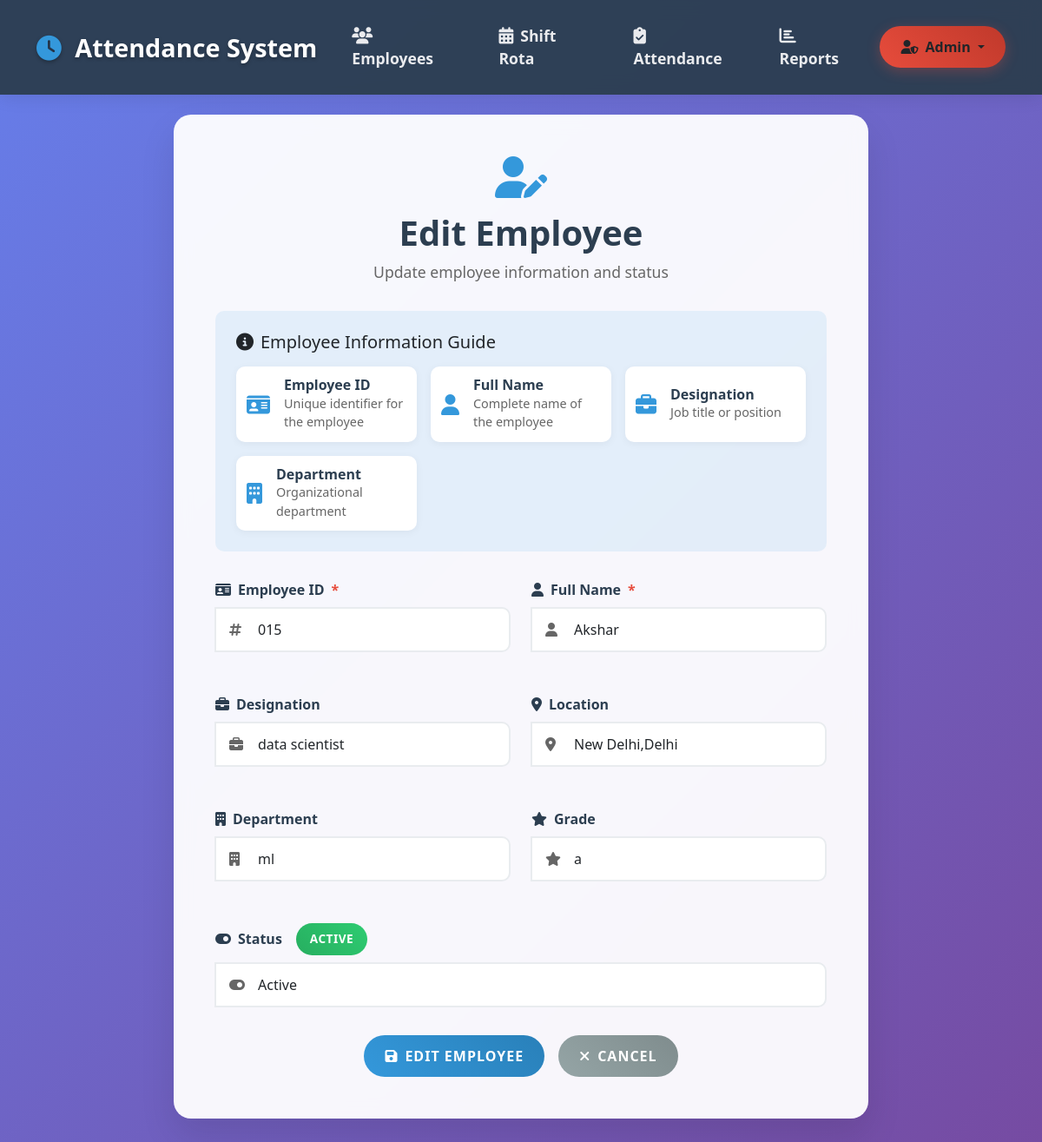
Page /admin/employee/edit/1 (signed in) on the committed database.
### Sarthak-final-main/models.py (models this page shows)
class Employee(db.Model):
    id = db.Column(db.Integer, primary_key=True)
    emp_id = db.Column(db.String(20), unique=True, nullable=False)
    name = db.Column(db.String(100), nullable=False)
    designation = db.Column(db.String(100))
    location = db.Column(db.String(100))
    department = db.Column(db.String(100))
    grade = db.Column(db.String(50))
    status = db.Column(db.String(20), default='active')

### Sarthak-final-main/app.py (the view, shortened to what this page needs)
@app.route('/admin/employee/edit/<int:emp_id>', methods=['GET', 'POST'])
@admin_required
def admin_employee_edit(emp_id):
    emp = Employee.query.get_or_404(emp_id)
    return render_template('admin_employee_form.html', action='Edit', employee=emp)

### Sarthak-final-main/app.py (called while the page is built)
def admin_required(f):
    from functools import wraps
    @wraps(f)
    def decorated_function(*args, **kwargs):
        if not session.get('admin'):
            flash('Admin login required.', 'danger')
            return redirect(url_for('admin_login'))
        login_time = session.get('login_time')
        if login_time:
            try:
                login_datetime = datetime.fromisoformat(login_time)
                if datetime.now() - login_datetime > timedelta(hours=8):
                    session.clear()
                    flash('Session expired. Please login again.', 'warning')
                    return redirect(url_for('admin_login'))
            except ValueError:
                pass  # If login_time is invalid, continue
        return f(*args, **kwargs)
    return decorated_function

### Sarthak-final-main/templates/admin_employee_form.html (shortened to what this page needs)
<!DOCTYPE html>
<html lang="en">
<head>
    <link href="https://cdn.jsdelivr.net/npm/bootstrap@5.3.0/dist/css/bootstrap.min.css" rel="stylesheet">
    <link href="https://cdnjs.cloudflare.com/ajax/libs/font-awesome/6.4.0/css/all.min.css" rel="stylesheet">
</head>
<body>
    <nav class="navbar navbar-expand-lg navbar-dark fixed-top">
        <div class="container">
            <a class="navbar-brand" href="/">
                <i class="fas fa-clock"></i>
                Attendance System
            </a>
            <div class="collapse navbar-collapse" id="navbarNav">
                <ul class="navbar-nav me-auto mb-2 mb-lg-0">
                    <li class="nav-item">
                        <a class="nav-link" href="/employee">
                            <i class="fas fa-users"></i>Employees
                        </a>
                    </li>
                    <li class="nav-item">
                        <a class="nav-link" href="/rota">
                            <i class="fas fa-calendar-alt"></i>Shift Rota
                        </a>
                    </li>
                    <li class="nav-item">
                        <a class="nav-link" href="/attendance">
                            <i class="fas fa-clipboard-check"></i>Attendance
                        </a>
                    </li>
                    <li class="nav-item">
                        <a class="nav-link" href="/reports">
                            <i class="fas fa-chart-bar"></i>Reports
                        </a>
                    </li>
                </ul>
                <div class="dropdown">
                    <button class="btn btn-admin dropdown-toggle" type="button" id="adminDropdown" data-bs-toggle="dropdown" aria-expanded="false">
                        <i class="fas fa-user-shield"></i>Admin
                    </button>
                </div>
            </div>
        </div>
    </nav>
    <div class="container" style="margin-top: 100px;">
        <div class="form-container">
            <div class="form-header">
                <i class="fas fa-{% if action == 'Add' %}user-plus{% else %}user-edit{% endif %} form-icon"></i>
                <h1 class="form-title">{{ action }} Employee</h1>
                <p class="form-subtitle">
                    {% if action == 'Add' %}
                        Create a new employee record with complete details
                    {% else %}
                        Update employee information and status
                    {% endif %}
                </p>
            </div>
            <div class="field-info">
                <h5 class="mb-3">
                    <i class="fas fa-info-circle me-2"></i>Employee Information Guide
                </h5>
                <div class="info-grid">
                    <div class="info-item">
                        <i class="fas fa-id-card info-icon"></i>
                        <div class="info-content">
                            <h6>Employee ID</h6>
                            <p>Unique identifier for the employee</p>
                        </div>
                    </div>
                    <div class="info-item">
                        <i class="fas fa-user info-icon"></i>
                        <div class="info-content">
                            <h6>Full Name</h6>
                            <p>Complete name of the employee</p>
                        </div>
                    </div>
                    <div class="info-item">
                        <i class="fas fa-briefcase info-icon"></i>
                        <div class="info-content">
                            <h6>Designation</h6>
                            <p>Job title or position</p>
                        </div>
                    </div>
                    <div class="info-item">
                        <i class="fas fa-building info-icon"></i>
                        <div class="info-content">
                            <h6>Department</h6>
                            <p>Organizational department</p>
                        </div>
                    </div>
                </div>
            </div>
            <form method="post">
                <div class="form-row">
                    <div class="form-group">
                        <label for="emp_id" class="form-label required-field">
                            <i class="fas fa-id-card"></i>Employee ID
                        </label>
                        <div class="input-group">
                            <i class="fas fa-hashtag input-icon"></i>
                            <input type="text" class="form-control input-with-icon" id="emp_id" name="emp_id"
                                   value="{{ employee.emp_id if employee else '' }}"
                                   placeholder="Enter employee ID" required>
                        </div>
                    </div>
                    <div class="form-group">
                        <label for="name" class="form-label required-field">
                            <i class="fas fa-user"></i>Full Name
                        </label>
                        <div class="input-group">
                            <i class="fas fa-user input-icon"></i>
                            <input type="text" class="form-control input-with-icon" id="name" name="name"
                                   value="{{ employee.name if employee else '' }}"
                                   placeholder="Enter full name" required>
                        </div>
                    </div>
                </div>
                <div class="form-row">
                    <div class="form-group">
                        <label for="designation" class="form-label">
                            <i class="fas fa-briefcase"></i>Designation
                        </label>
                        <div class="input-group">
                            <i class="fas fa-briefcase input-icon"></i>
                            <input type="text" class="form-control input-with-icon" id="designation" name="designation"
                                   value="{{ employee.designation if employee else '' }}"
                                   placeholder="Enter job title">
                        </div>
                    </div>
                    <div class="form-group">
                        <label for="location" class="form-label">
                            <i class="fas fa-map-marker-alt"></i>Location
                        </label>
                        <div class="input-group">
                            <i class="fas fa-map-marker-alt input-icon"></i>
                            <input type="text" class="form-control input-with-icon" id="location" name="location"
                                   value="{{ employee.location if employee else '' }}"
                                   placeholder="Enter work location">
                        </div>
                    </div>
                </div>
                <div class="form-row">
                    <div class="form-group">
                        <label for="department" class="form-label">
                            <i class="fas fa-building"></i>Department
                        </label>
                        <div class="input-group">
                            <i class="fas fa-building input-icon"></i>
                            <input type="text" class="form-control input-with-icon" id="department" name="department"
                                   value="{{ employee.department if employee else '' }}"
                                   placeholder="Enter department">
                        </div>
                    </div>
                    <div class="form-group">
                        <label for="grade" class="form-label">
                            <i class="fas fa-star"></i>Grade
                        </label>
                        <div class="input-group">
                            <i class="fas fa-star input-icon"></i>
                            <input type="text" class="form-control input-with-icon" id="grade" name="grade"
                                   value="{{ employee.grade if employee else '' }}"
                                   placeholder="Enter grade level">
                        </div>
                    </div>
                </div>
                <div class="form-group">
                    <label for="status" class="form-label">
                        <i class="fas fa-toggle-on"></i>Status
                        {% if employee %}
                            <span class="status-badge status-{{ employee.status.lower() if employee.status else 'inactive' }}">
                                {{ employee.status or 'Inactive' }}
                            </span>
                        {% endif %}
                    </label>
                    <div class="input-group">
                        <i class="fas fa-toggle-on input-icon"></i>
                        <select class="form-select input-with-icon" id="status" name="status">
                            <option value="active" {% if employee and employee.status == 'active' %}selected{% endif %}>
                                <i class="fas fa-check-circle"></i>Active
                            </option>
                        </select>
                    </div>
                </div>
                <div class="form-actions">
                    <button type="submit" class="btn-custom btn-primary-custom">
                        <i class="fas fa-{% if action == 'Add' %}plus{% else %}save{% endif %}"></i>
                        {{ action }} Employee
                    </button>
                    <a href="/admin/employees" class="btn-custom btn-secondary-custom">
                        <i class="fas fa-times"></i>Cancel
                    </a>
                </div>
            </form>
        </div>
    </div>
</body>
</html>

### Sarthak-final-main/templates/admin_employee_form.html (style rules this page uses)
:root { --primary-color: #2c3e50; --secondary-color: #3498db; --accent-color: #e74c3c; --success-color: #27ae60; --warning-color: #f39c12; --light-bg: #f8f9fa; --dark-bg: #2c3e50; }
body { font-family: 'Segoe UI', Tahoma, Geneva, Verdana, sans-serif; background: linear-gradient(135deg, #667eea 0%, #764ba2 100%); min-height: 100vh; padding: 2rem 0; }
.navbar { background: rgba(44, 62, 80, 0.95) !important; backdrop-filter: blur(10px); box-shadow: 0 2px 20px rgba(0,0,0,0.1); padding: 1rem 0; }
.navbar-brand { font-weight: 700; font-size: 1.8rem; color: #fff !important; text-shadow: 0 2px 4px rgba(0,0,0,0.3); }
.navbar-brand i { color: #3498db; margin-right: 0.5rem; }
.nav-link { font-weight: 600; font-size: 1.1rem; transition: all 0.3s ease; position: relative; padding: 0.75rem 1.2rem !important; margin: 0 0.3rem; border-radius: 8px; color: rgba(255, 255, 255, 0.9) !important; }
.nav-link i { margin-right: 0.5rem; font-size: 1.2rem; }
.nav-link::after { content: ''; position: absolute; width: 0; height: 3px; bottom: 0; left: 50%; background: linear-gradient(45deg, #3498db, #2980b9); transition: all 0.3s ease; transform: translateX(-50%); border-radius: 2px; }
.btn-admin { background: linear-gradient(45deg, #e74c3c, #c0392b); border: none; padding: 0.75rem 1.5rem; border-radius: 25px; font-weight: 600; font-size: 1rem; transition: all 0.3s ease; box-shadow: 0 4px 15px rgba(231, 76, 60, 0.3); }
.btn-admin i { margin-right: 0.5rem; }
.form-container { background: rgba(255, 255, 255, 0.95); border-radius: 20px; padding: 3rem; box-shadow: 0 20px 40px rgba(0,0,0,0.1); backdrop-filter: blur(10px); max-width: 800px; margin: 0 auto; }
.form-header { text-align: center; margin-bottom: 2rem; }
.form-title { font-size: 2.5rem; font-weight: 700; color: var(--primary-color); margin-bottom: 0.5rem; }
.form-subtitle { font-size: 1.1rem; color: #666; margin-bottom: 0; }
.form-icon { font-size: 3rem; color: var(--secondary-color); margin-bottom: 1rem; }
.form-label { font-weight: 600; color: var(--primary-color); margin-bottom: 0.5rem; display: flex; align-items: center; gap: 0.5rem; }
.form-control, .form-select { border: 2px solid #e9ecef; border-radius: 10px; padding: 0.75rem 1rem; font-size: 1rem; transition: all 0.3s ease; background: white; }
.form-row { display: grid; grid-template-columns: repeat(auto-fit, minmax(300px, 1fr)); gap: 1.5rem; margin-bottom: 1.5rem; }
.form-group { margin-bottom: 1.5rem; }
.btn-custom { padding: 12px 24px; border-radius: 25px; font-weight: 600; text-transform: uppercase; letter-spacing: 1px; transition: all 0.3s ease; border: none; position: relative; overflow: hidden; text-decoration: none; display: inline-flex; align-items: center; gap: 0.5rem; }
.btn-primary-custom { background: linear-gradient(45deg, #3498db, #2980b9); color: white; }
.btn-secondary-custom { background: linear-gradient(45deg, #95a5a6, #7f8c8d); color: white; }
.form-actions { display: flex; gap: 1rem; justify-content: center; margin-top: 2rem; flex-wrap: wrap; }
.required-field::after { content: ' *'; color: #e74c3c; font-weight: bold; }
.field-info { background: rgba(52, 152, 219, 0.1); border-radius: 10px; padding: 1.5rem; margin: 2rem 0; }
.info-grid { display: grid; grid-template-columns: repeat(auto-fit, minmax(200px, 1fr)); gap: 1rem; }
.info-item { display: flex; align-items: center; padding: 0.75rem; background: white; border-radius: 10px; box-shadow: 0 2px 10px rgba(0,0,0,0.05); }
.info-icon { font-size: 1.5rem; margin-right: 1rem; color: var(--secondary-color); }
.info-content h6 { margin: 0; color: var(--primary-color); font-weight: 600; }
.info-content p { margin: 0; color: #666; font-size: 0.9rem; }
.input-group { position: relative; }
.input-icon { position: absolute; left: 1rem; top: 50%; transform: translateY(-50%); color: #666; z-index: 10; }
.input-with-icon { padding-left: 3rem; }
.status-badge { padding: 0.5rem 1rem; border-radius: 50px; font-size: 0.85rem; font-weight: 600; text-transform: uppercase; letter-spacing: 0.5px; display: inline-block; margin-left: 0.5rem; }
.status-active { background: linear-gradient(45deg, #27ae60, #2ecc71); color: white; }

### rows in the picture
Employee: emp_id "015", name "Akshar", designation "data scientist", location "New Delhi,Delhi", department "ml", grade "a", status "ACTIVE", status "Active"

### other values in the picture
{{ action }} "Edit"
{{ action }} "EDIT"
